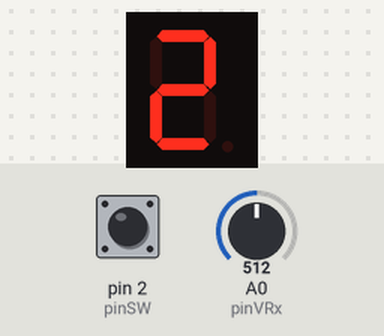
A sketch run on a simulated Arduino Uno, built with avr-gcc and run on an emulated ATmega328P. Shown: 1-digit seven-segment display. Wiring (inferred from the names in the program): 1-digit 7-segment display, segments lit when HIGH: segments pin 12, pin 10, pin 9, pin 8, pin 7, pin 6, pin 5, pin 4. Inputs (shaded band) come from the test bench; at power-on: pin 2 (pinSW) HIGH, A0 (pinVRx) = 512. Random numbers use the default seed unless the sketch sets one; the segment pins are drawn as the display they are named for.

Above: at 1.5 s.
1.6 s: pin 2 (pinSW) pulled LOW for 0.15 s
At 1.72 s:
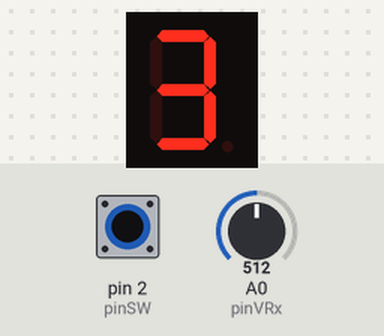
2.3 s: pin 2 (pinSW) pulled LOW for 1 s
At 3.1 s:
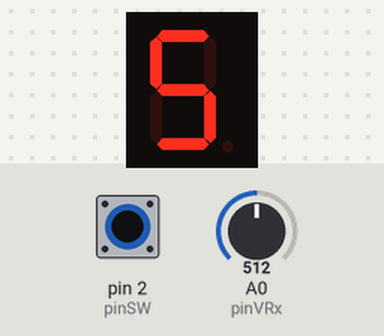
Timing chart, 0 to 5.3 s (numbered marks = the images above; inputs shaded):
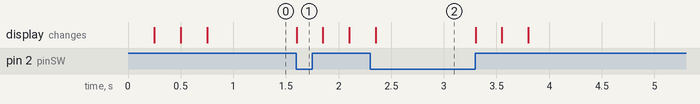

The sketch:

7segment_joystick_random.ino
```cpp
// Declare all the segments pins
const int pinA = 12;
const int pinB = 10;
const int pinC = 9;
const int pinD = 8;
const int pinE = 7;
const int pinF = 6;
const int pinG = 5;
const int pinDP = 4;

// Joystick pins
const int pinVRx = A0;
const int pinVRy = A1;
const int pinSW = 2;

// Joystick variables
byte swState = LOW;
byte lastSwState = LOW;
int yValue = 0;
int xValue = 0;
bool joyMoved = false;
const int minThreshold = 400;
const int maxThreshold = 600;

// 7 segment variables
const int segSize = 8;
int digit = 0;

bool commonAnode = false;  // Modify if you have common anode
const int noOfDigits = 10;
byte state = HIGH;
byte dpState = LOW;
int segments[segSize] = {
  pinA, pinB, pinC, pinD, pinE, pinF, pinG, pinDP
};

byte digitMatrix[noOfDigits][segSize - 1] = {
  // a  b  c  d  e  f  g
  { 1, 1, 1, 1, 1, 1, 0 },  // 0
  { 0, 1, 1, 0, 0, 0, 0 },  // 1
  { 1, 1, 0, 1, 1, 0, 1 },  // 2
  { 1, 1, 1, 1, 0, 0, 1 },  // 3
  { 0, 1, 1, 0, 0, 1, 1 },  // 4
  { 1, 0, 1, 1, 0, 1, 1 },  // 5
  { 1, 0, 1, 1, 1, 1, 1 },  // 6
  { 1, 1, 1, 0, 0, 0, 0 },  // 7
  { 1, 1, 1, 1, 1, 1, 1 },  // 8
  { 1, 1, 1, 1, 0, 1, 1 }   // 9
};

void setup() {
  // Initialize all the pins
  for (int i = 0; i < segSize; i++) {
    pinMode(segments[i], OUTPUT);
  }

  pinMode(pinVRx, INPUT);
  pinMode(pinVRy, INPUT);
  pinMode(pinSW, INPUT_PULLUP);

  // TODO: Check if commonAnode should be modified here
  if (commonAnode) {
    state = !state;
  }
}

void loop() {

  int random1 = 0, random3 = 0, random2 = 0;

  xValue = analogRead(pinVRx);

  if (xValue < minThreshold && !joyMoved) {

    joyMoved = true;
  } else if (xValue > maxThreshold && !joyMoved) {
    joyMoved = true;
  }

  if (xValue >= minThreshold && xValue <= maxThreshold) {
    joyMoved = false;
  }

  swState = digitalRead(pinSW);

  if (swState != lastSwState) {
    digit = random() % 6 + 1;
    random1 = random() % 6 + 1;
    random2 = random() % 6 + 1;
    random3 = random() % 6 + 1;

    displayNumber(random1, dpState);
    delay(250);
    displayNumber(random2, dpState);
    delay(250);
    displayNumber(random3, dpState);
    delay(250);
  }

  lastSwState = swState;

  displayNumber(digit, dpState);
  delay(1);
}

void displayNumber(byte digit, byte decimalPoint) {
  // TODO: Write the code to display the given digit on the 7-segment display
  digitalWrite(segments[segSize - 1], decimalPoint);

  for (int i = 0; i < segSize - 1; ++i) {
    digitalWrite(segments[i], digitMatrix[digit][i]);
  }
}
```

Measured:
- after the input at 1.6 s, the display: changes at once (image 1)
